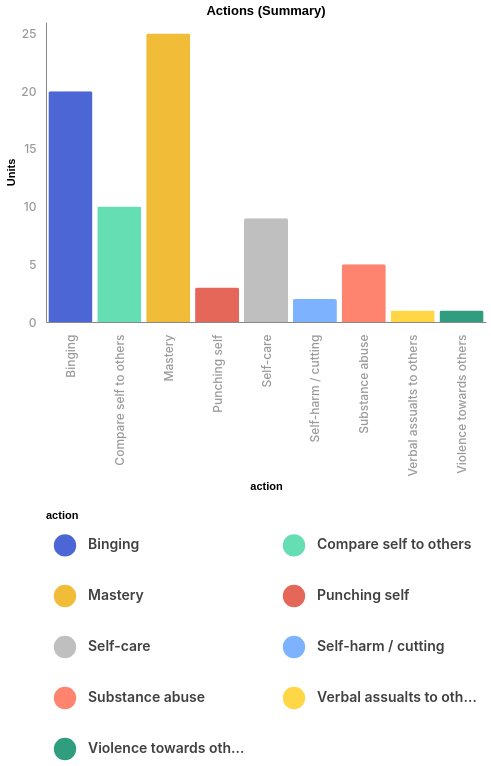

Source (Vega-Lite JSON):
### Vega-Lite specification from a JSON file in a GitHub repository (floating-point values rounded to 4 significant figures)
{"$schema": "https://vega.github.io/schema/vega-lite/v5.json", "description": "A basic bar chart example, with value labels shown upon mouse hover.", "width": 440, "padding": 5, "title": "Actions (Summary)", "data": {"values": [{"action": "Self-care", "count": 9}, {"action": "Punching self", "count": 3}, {"action": "Binging", "count": 20}, {"action": "Violence towards others", "count": 1}, {"action": "Substance abuse", "count": 5}, {"action": "Mastery", "count": 25}, {"action": "Self-harm / cutting", "count": 2}, {"action": "Verbal assualts to others", "count": 1}, {"action": "Compare self to others", "count": 10}]}, "mark": "bar", "encoding": {"x": {"field": "action", "type": "ordinal", "axis": {"labelAngle": -90, "tickOffset": 0, "labelAlign": "right", "labelBaseline": "middle", "labelColor": "rgba(0, 0, 0, 0.4)", "labelFont": "Inter", "labelFontWeight": 500, "labelFontSize": 12, "ticks": false, "labelPadding": 12, "gridColor": "#C8C8C8", "gridWidth": 2, "grid": false}}, "y": {"field": "count", "type": "quantitative", "title": "Units", "axis": {"labelColor": "rgba(0, 0, 0, 0.4)", "labelFont": "Inter", "labelFontWeight": 500, "labelFontSize": 12, "ticks": false, "labelPadding": 10, "tickCount": 6, "gridColor": "#C8C8C8", "gridWidth": 2, "grid": false}}, "color": {"field": "action", "type": "ordinal", "scale": {"range": ["#4C66D6", "#65DEB4", "#F1BD39", "#E46759", "rgba(0, 0, 0, 0.25)", "#7DB2FF", "#FE8470", "#FFD645", "#2F9D7E"]}}, "opacity": {"value": 1}, "strokeWidth": {"value": 2}}, "config": {"view": {"stroke": "transparent"}, "mark": {"cornerRadiusTopLeft": 2, "cornerRadiusTopRight": 2}, "legend": {"orient": "bottom", "columns": 2, "labelColor": "rgba(0, 0, 0, 0.75)", "labelFont": "Inter", "labelFontSize": 14, "labelFontWeight": 600, "rowPadding": 20, "columnPadding": 30, "symbolStrokeWidth": 15, "symbolSize": 500, "symbolType": "circle"}}}
